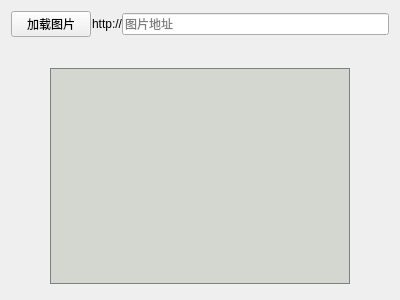
<?xml version="1.0" encoding="UTF-8"?>
<ui version="4.0">
 <class>MainWindow</class>
 <widget class="QMainWindow" name="MainWindow">
  <property name="geometry">
   <rect>
    <x>0</x>
    <y>0</y>
    <width>400</width>
    <height>300</height>
   </rect>
  </property>
  <property name="windowTitle">
   <string>QAsyncTask Demo</string>
  </property>
  <widget class="QWidget" name="centralWidget">
   <layout class="QVBoxLayout" name="verticalLayout">
    <property name="bottomMargin">
     <number>16</number>
    </property>
    <item>
     <layout class="QHBoxLayout" name="horizontalLayout">
      <property name="spacing">
       <number>0</number>
      </property>
      <item>
       <widget class="QPushButton" name="btLoad">
        <property name="text">
         <string>加载图片</string>
        </property>
       </widget>
      </item>
      <item>
       <widget class="QLabel" name="lblHttp">
        <property name="text">
         <string>http://</string>
        </property>
        <property name="alignment">
         <set>Qt::AlignRight|Qt::AlignTrailing|Qt::AlignVCenter</set>
        </property>
       </widget>
      </item>
      <item>
       <widget class="QLineEdit" name="textUrl">
        <property name="placeholderText">
         <string>图片地址</string>
        </property>
       </widget>
      </item>
     </layout>
    </item>
    <item>
     <spacer name="verticalSpacer">
      <property name="orientation">
       <enum>Qt::Vertical</enum>
      </property>
      <property name="sizeType">
       <enum>QSizePolicy::Minimum</enum>
      </property>
      <property name="sizeHint" stdset="0">
       <size>
        <width>20</width>
        <height>25</height>
       </size>
      </property>
     </spacer>
    </item>
    <item>
     <layout class="QHBoxLayout" name="horizontalLayout_2">
      <item>
       <spacer name="horizontalSpacer">
        <property name="orientation">
         <enum>Qt::Horizontal</enum>
        </property>
        <property name="sizeType">
         <enum>QSizePolicy::Preferred</enum>
        </property>
        <property name="sizeHint" stdset="0">
         <size>
          <width>40</width>
          <height>20</height>
         </size>
        </property>
       </spacer>
      </item>
      <item>
       <widget class="QLabel" name="lblImage">
        <property name="minimumSize">
         <size>
          <width>300</width>
          <height>200</height>
         </size>
        </property>
        <property name="styleSheet">
         <string notr="true">QLabel {
	border: 1px solid gray;
	background-color: rgb(211, 215, 207);
}</string>
        </property>
        <property name="text">
         <string/>
        </property>
       </widget>
      </item>
      <item>
       <spacer name="horizontalSpacer_2">
        <property name="orientation">
         <enum>Qt::Horizontal</enum>
        </property>
        <property name="sizeType">
         <enum>QSizePolicy::Preferred</enum>
        </property>
        <property name="sizeHint" stdset="0">
         <size>
          <width>40</width>
          <height>20</height>
         </size>
        </property>
       </spacer>
      </item>
     </layout>
    </item>
   </layout>
  </widget>
 </widget>
 <layoutdefault spacing="6" margin="11"/>
 <resources/>
 <connections/>
</ui>
